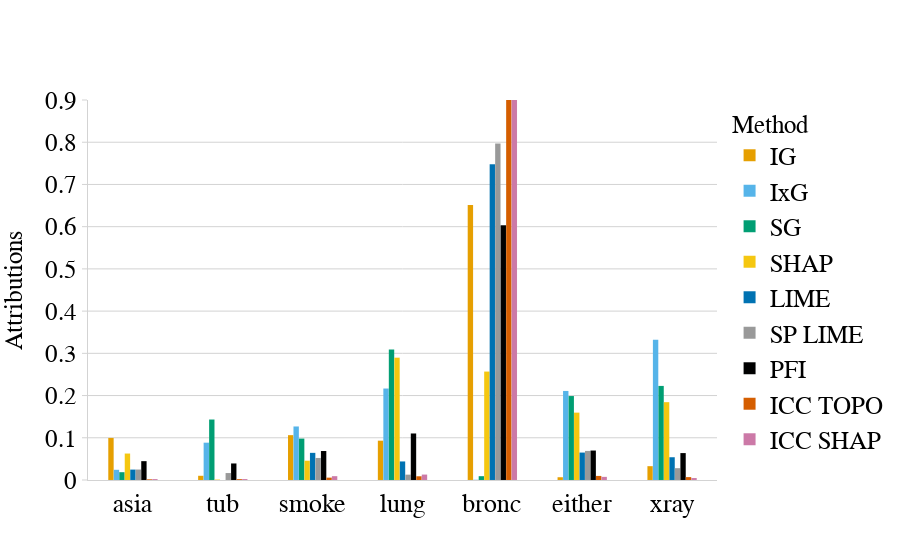

Notebook cell for this chart:
### Code cell
generate_attr_plot(global_explanations,config)

### Figure 1 — Plotly figure (JSON) as saved in the notebook; plotly's stock layout.template omitted (floating-point values rounded to 4 significant figures)
{"data": [{"marker": {"color": "#E69F00", "line": {"width": 0.05}}, "name": "IG", "type": "bar", "width": 0.06, "x": ["asia", "tub", "smoke", "lung", "bronc", "either", "xray"], "y": [0.09972, 0.009998, 0.1062, 0.09315, 0.6515, 0.006586, 0.03278]}, {"marker": {"color": "#56B4E9", "line": {"width": 0.05}}, "name": "IxG", "type": "bar", "width": 0.06, "x": ["asia", "tub", "smoke", "lung", "bronc", "either", "xray"], "y": [0.02418, 0.08842, 0.1268, 0.2167, 0.0006434, 0.2109, 0.3323]}, {"marker": {"color": "#009E73", "line": {"width": 0.05}}, "name": "SG", "type": "bar", "width": 0.06, "x": ["asia", "tub", "smoke", "lung", "bronc", "either", "xray"], "y": [0.01853, 0.1433, 0.0981, 0.3093, 0.009076, 0.1989, 0.2228]}, {"marker": {"color": "#F5C710", "line": {"width": 0.05}}, "name": "SHAP", "type": "bar", "width": 0.06, "x": ["asia", "tub", "smoke", "lung", "bronc", "either", "xray"], "y": [0.0627, 0.001065, 0.04571, 0.2897, 0.2568, 0.1596, 0.1844]}, {"marker": {"color": "#0072B2", "line": {"width": 0.05}}, "name": "LIME", "type": "bar", "width": 0.06, "x": ["asia", "tub", "smoke", "lung", "bronc", "either", "xray"], "y": [0.02467, 2.612e-05, 0.06431, 0.04399, 0.7481, 0.06499, 0.05395]}, {"marker": {"color": "#999999", "line": {"width": 0.05}}, "name": "SP LIME", "type": "bar", "width": 0.06, "x": ["asia", "tub", "smoke", "lung", "bronc", "either", "xray"], "y": [0.02485, 0.01651, 0.0522, 0.01266, 0.7969, 0.06884, 0.02805]}, {"marker": {"color": "#000000", "line": {"width": 0.05}}, "name": "PFI", "type": "bar", "width": 0.06, "x": ["asia", "tub", "smoke", "lung", "bronc", "either", "xray"], "y": [0.04467, 0.03923, 0.06869, 0.1102, 0.6036, 0.06982, 0.06378]}, {"marker": {"color": "#D55E00", "line": {"width": 0.05}}, "name": "ICC TOPO", "type": "bar", "width": 0.06, "x": ["asia", "tub", "smoke", "lung", "bronc", "either", "xray"], "y": [0.001703, 0.002101, 0.005615, 0.008847, 0.9591, 0.009666, 0.006894]}, {"marker": {"color": "#CC79A7", "line": {"width": 0.05}}, "name": "ICC SHAP", "type": "bar", "width": 0.06, "x": ["asia", "tub", "smoke", "lung", "bronc", "either", "xray"], "y": [0.002146, 0.002227, 0.009096, 0.01289, 0.9555, 0.007444, 0.004676]}], "layout": {"bargap": 0.45, "bargroupgap": 1, "barmode": "group", "font": {"size": 14}, "legend": {"font": {"color": "black", "family": "Times New Roman", "size": 25}, "title": {"font": {"color": "black", "family": "Times New Roman", "size": 25}, "text": "Method"}}, "plot_bgcolor": "rgba(0,0,0,0)", "showlegend": true, "xaxis": {"linecolor": "lightgray", "range": [-0.5, 6.5], "showgrid": false, "tickcolor": "lightgray", "tickfont": {"color": "black", "family": "Times New Roman", "size": 26}, "tickmode": "array", "ticktext": ["asia", "tub", "smoke", "lung", "bronc", "either", "xray"], "tickvals": [0, 1, 2, 3, 4, 5, 6]}, "yaxis": {"dtick": 0.1, "gridcolor": "lightgray", "linecolor": "lightgray", "range": [0, 0.9], "showgrid": true, "tickcolor": "lightgray", "tickfont": {"color": "black", "family": "Times New Roman", "size": 25}, "ticks": "outside", "title": {"font": {"color": "black", "family": "Times New Roman", "size": 25}, "text": "Attributions"}}}}
